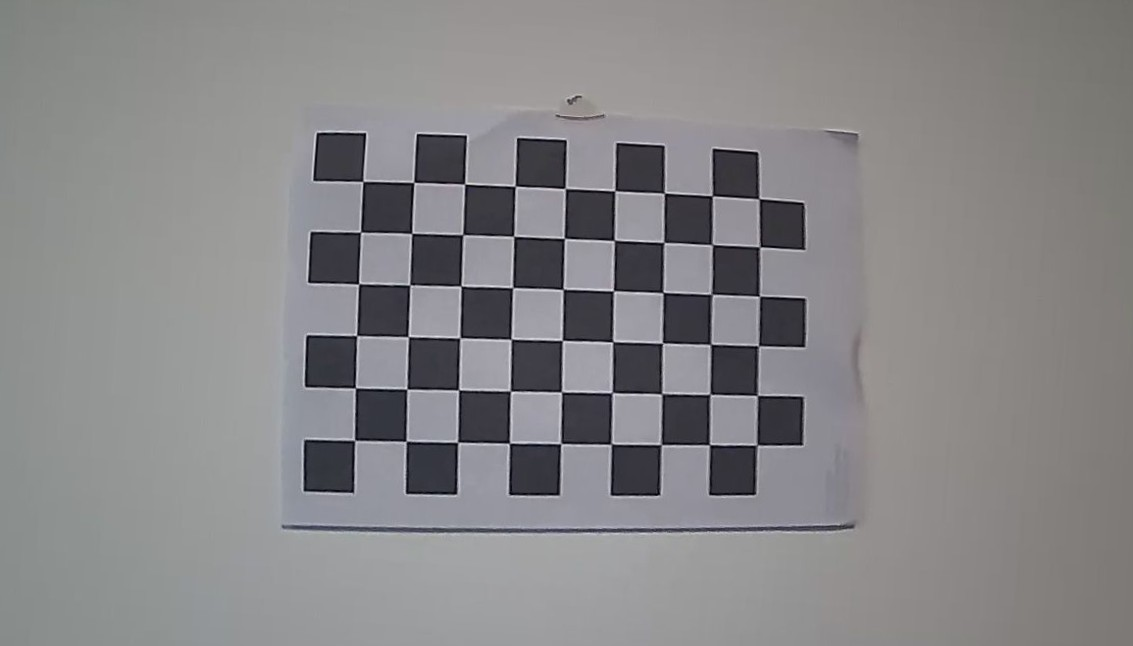
#> input picture data/intrinsic/cam1/img_001.jpg, 1133 x 646 px; its folder holds only this picture in this run
$ python 2_undistorted.py
#> lines starting #> are read from the running program, lines starting #| are printed output that depends on the picture
import os
import glob
import cv2
import numpy as np

camera_matrix1 = np.array([
    [1081.351931279377, 0.0, 503.24308280888977],
    [0.0, 1087.2102580661729, 389.88880849450794],
    [0.0, 0.0, 1.0]
])
dist_coeffs1 = np.array([
    -0.38495725519585405,
    0.29131295558148523,
    -0.0009713217982991812,
    -0.0006500813492399818,
    -0.1137841215152717
])

camera_matrix2 = np.array([
    [1084.5581207020903, 0.0, 396.9566288777321],
    [0.0, 1096.4221539054233, 394.12188684102887],
    [0.0, 0.0, 1.0]
])
dist_coeffs2 = np.array([
    -0.4342501698447082,
    0.4374503110656183,
    -0.0015619894083689551,
    0.0036684626844795767,
    -0.24472922059690175
])

input_dir_cam1 = '/Users/judyhuang/Downloads/MultiSensor-Fusion-main/data/intrinsic/cam1'
input_dir_cam2 = '/Users/judyhuang/Downloads/MultiSensor-Fusion-main/data/intrinsic/cam2'
output_dir_cam1 = '/Users/judyhuang/Downloads/MultiSensor-Fusion-main/data/intrinsic/undistorted_cam1'
output_dir_cam2 = '/Users/judyhuang/Downloads/MultiSensor-Fusion-main/data/intrinsic/undistorted_cam2'

os.makedirs(output_dir_cam1, exist_ok=True)
os.makedirs(output_dir_cam2, exist_ok=True)

image_paths_cam1 = sorted(glob.glob(os.path.join(input_dir_cam1, '*.jpg')))

for i in range(len(image_paths_cam1)):
    image_path_cam1 = image_paths_cam1[i]
    filename_cam1 = os.path.basename(image_path_cam1)

    image_path_cam2 = os.path.join(input_dir_cam2, filename_cam1)
    if not os.path.exists(image_path_cam2):
        print(f"[WARNING] No matching cam2 image for: {filename_cam1}")
        continue

    img1 = cv2.imread(image_path_cam1)
#> img1 is the input picture: shape (646, 1133, 3); mean B, G, R 135.6, 134.1, 135.1
    img2 = cv2.imread(image_path_cam2)

    if img1 is None or img2 is None:
        print(f"[ERROR] Could not load image pair: {filename_cam1}")
        continue

    h1, w1 = img1.shape[:2]
#> h1 = 646; w1 = 1133
    new_camera_matrix1, _ = cv2.getOptimalNewCameraMatrix(
        camera_matrix1, dist_coeffs1, (w1, h1), 1, (w1, h1)
    )
    undistorted1 = cv2.undistort(img1, camera_matrix1, dist_coeffs1, None, new_camera_matrix1)
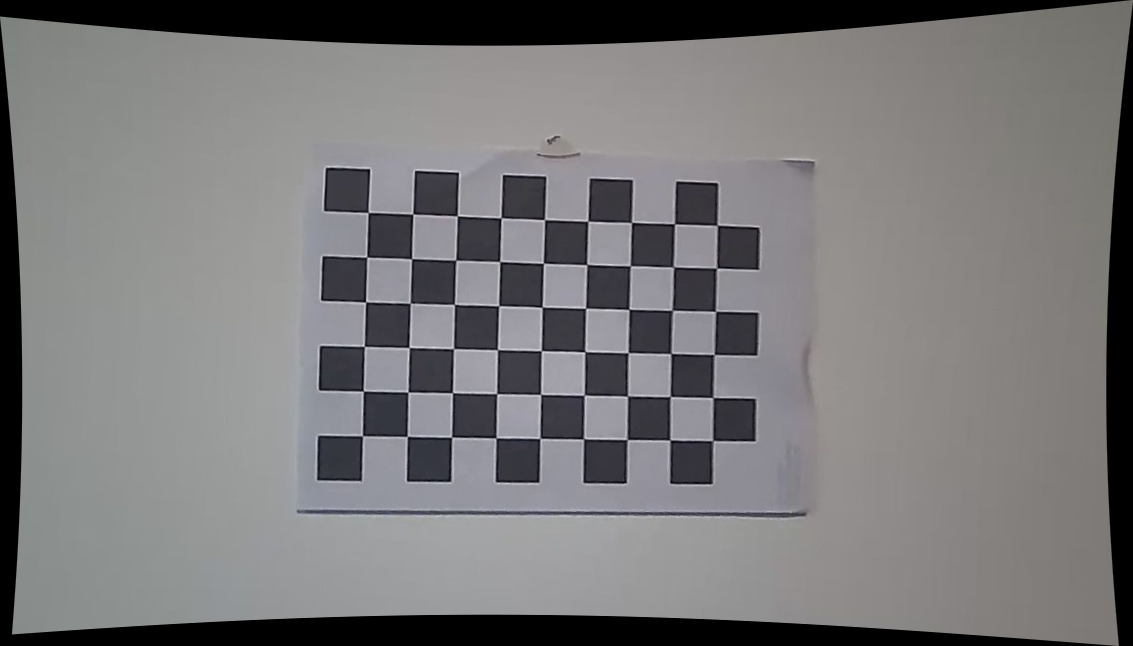
#> undistorted1: shape (646, 1133, 3); mean B, G, R 120.1, 119.3, 120.3

    h2, w2 = img2.shape[:2]
#> h2 = 646; w2 = 1133
    new_camera_matrix2, _ = cv2.getOptimalNewCameraMatrix(
        camera_matrix2, dist_coeffs2, (w2, h2), 1, (w2, h2)
    )
    undistorted2 = cv2.undistort(img2, camera_matrix2, dist_coeffs2, None, new_camera_matrix2)
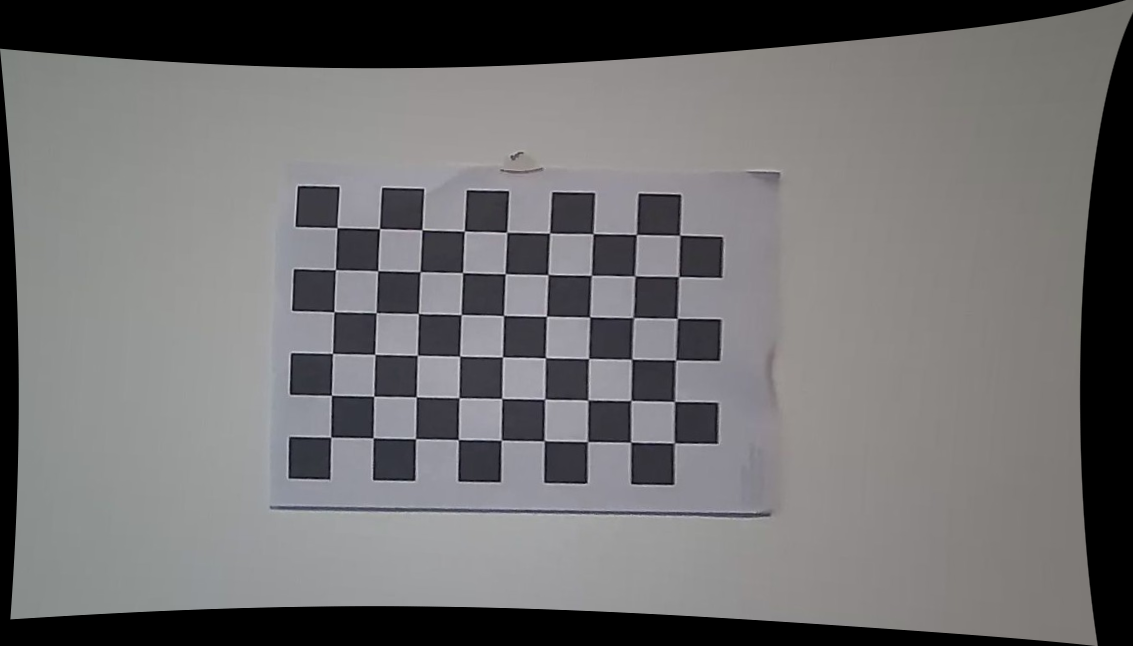
#> undistorted2: shape (646, 1133, 3); mean B, G, R 112.2, 111.5, 112.5

    save_path_cam1 = os.path.join(output_dir_cam1, filename_cam1)
    save_path_cam2 = os.path.join(output_dir_cam2, filename_cam1)
    cv2.imwrite(save_path_cam1, undistorted1)
    cv2.imwrite(save_path_cam2, undistorted2)

    print(f"[INFO] Saved undistorted cam1 image: {save_path_cam1}")
    print(f"[INFO] Saved undistorted cam2 image: {save_path_cam2}")

$ run again, on data/intrinsic/cam1/img_003.jpg.jpg
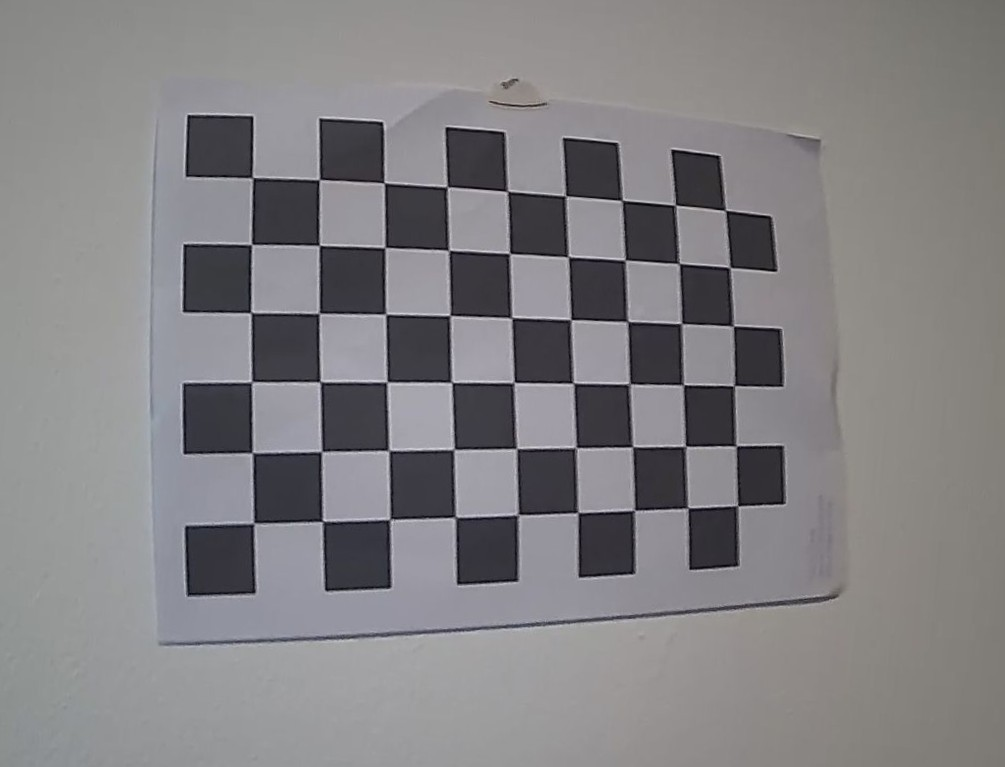
#> input picture data/intrinsic/cam1/img_003.jpg.jpg, 1005 x 767 px
#> img1 is the input picture: shape (767, 1005, 3); mean B, G, R 131.2, 129, 130.6
#> `undistorted1 = cv2.undistort(img1, camera_matrix1, dist_coeffs1, None,..`:
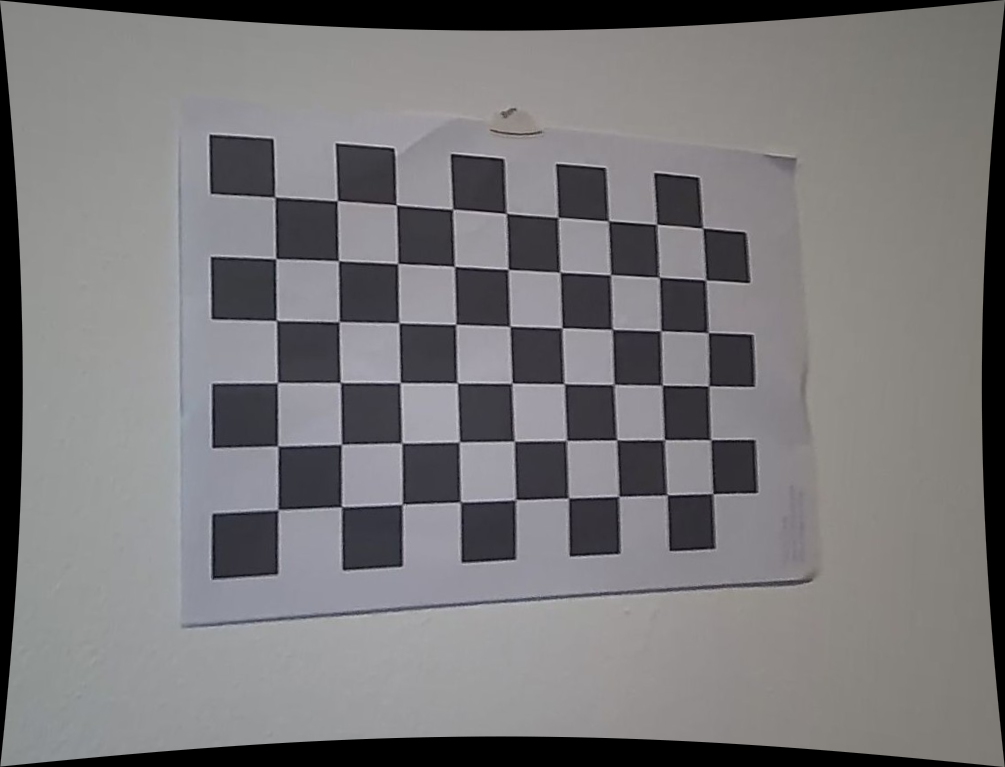
#> undistorted1: shape (767, 1005, 3); mean B, G, R 121.2, 119.6, 121
#> `undistorted2 = cv2.undistort(img2, camera_matrix2, dist_coeffs2, None,..`:
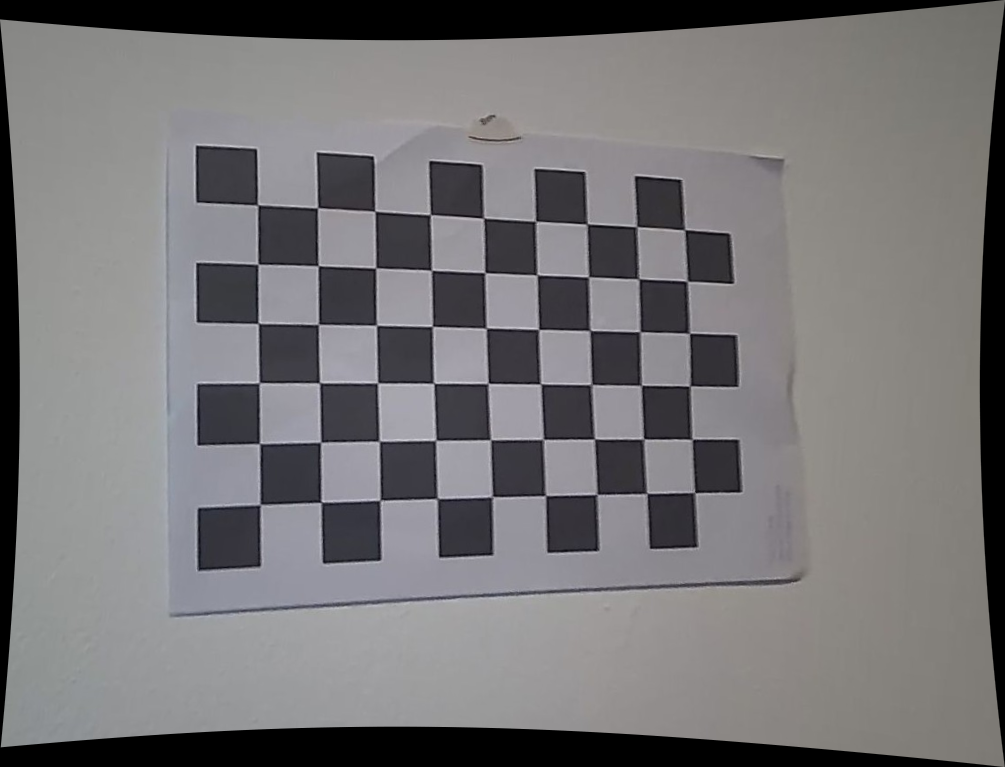
#> undistorted2: shape (767, 1005, 3); mean B, G, R 118, 116.5, 118

$ run again, on data/intrinsic/cam1/img_004.jpg
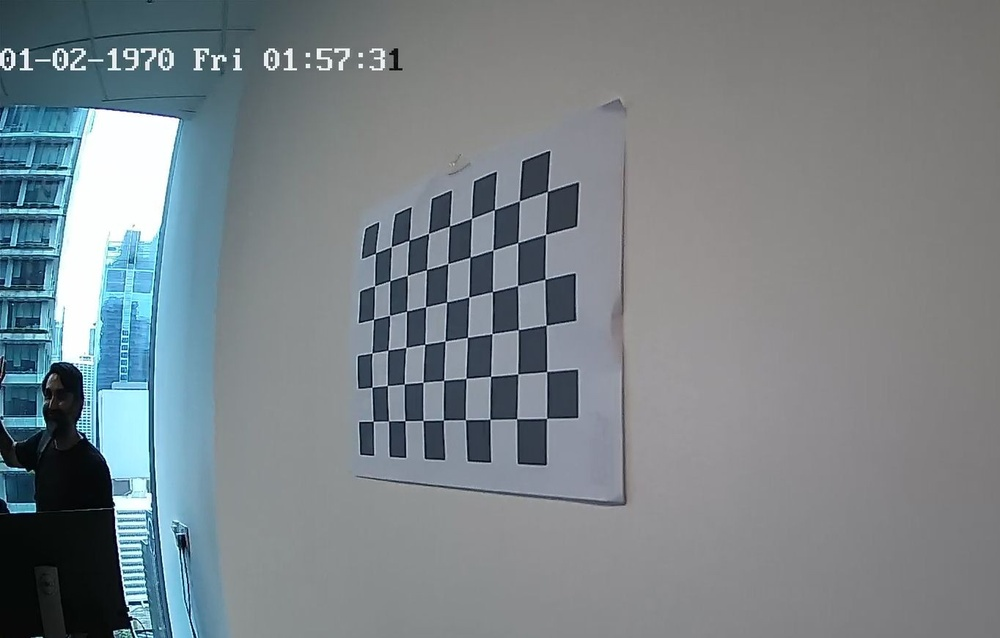
#> input picture data/intrinsic/cam1/img_004.jpg, 1000 x 638 px, shrunk from 1364 x 870 before the run
#> img1 is the input picture: shape (638, 1000, 3); mean B, G, R 136.6, 131.6, 122.4
#> `undistorted1 = cv2.undistort(img1, camera_matrix1, dist_coeffs1, None,..`:
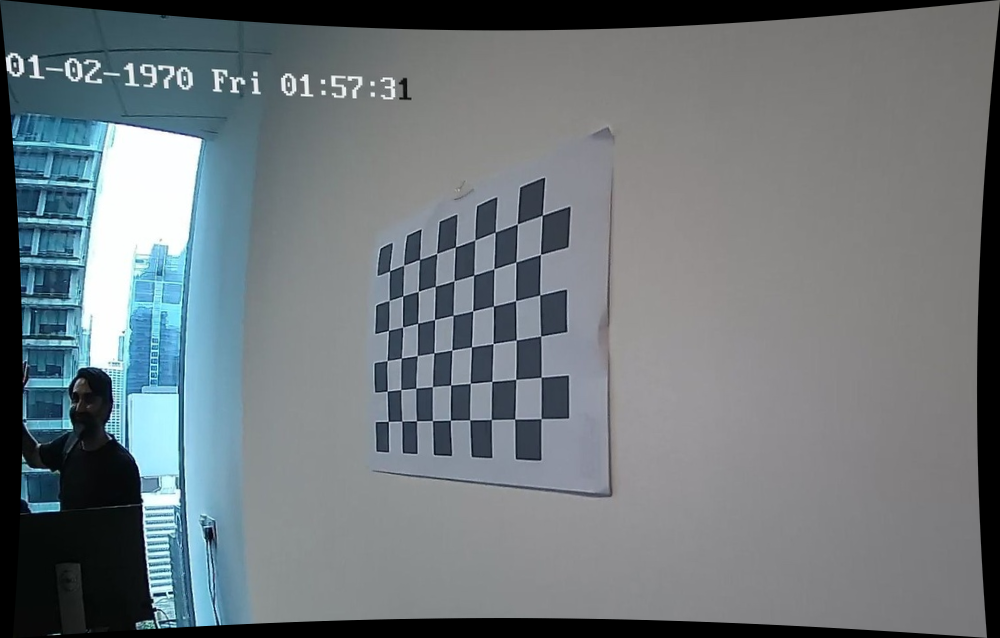
#> undistorted1: shape (638, 1000, 3); mean B, G, R 124.4, 119.8, 111
#> `undistorted2 = cv2.undistort(img2, camera_matrix2, dist_coeffs2, None,..`:
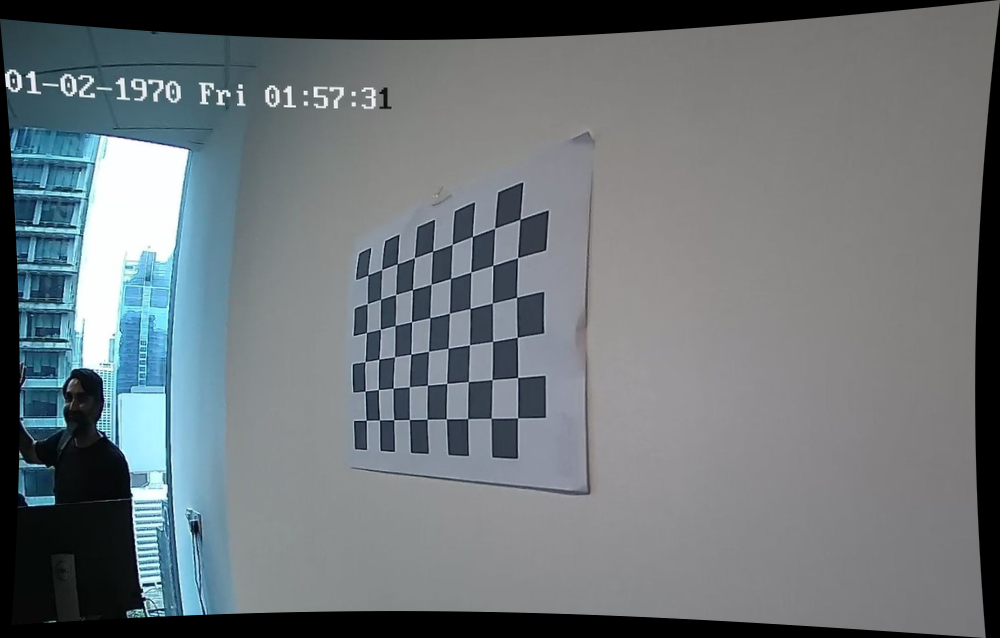
#> undistorted2: shape (638, 1000, 3); mean B, G, R 121.3, 117.1, 109.1

$ run again, on data/intrinsic/cam1/img_002.jpg
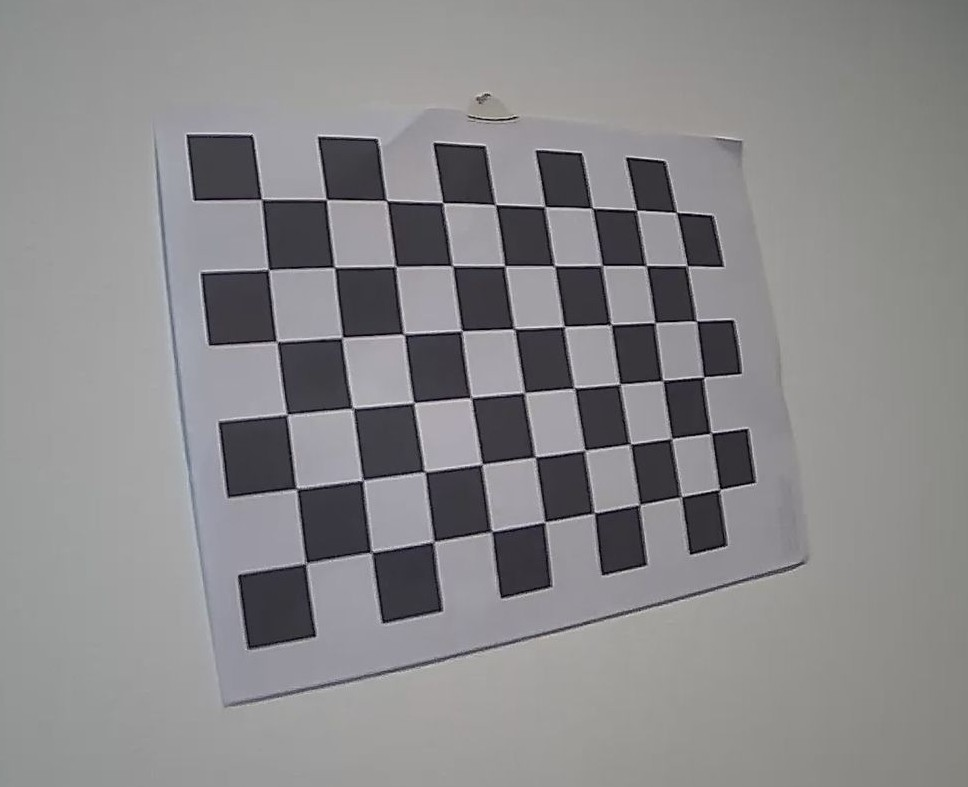
#> input picture data/intrinsic/cam1/img_002.jpg, 968 x 787 px
#> img1 is the input picture: shape (787, 968, 3); mean B, G, R 138.2, 136.6, 137.4
#> `undistorted1 = cv2.undistort(img1, camera_matrix1, dist_coeffs1, None,..`:
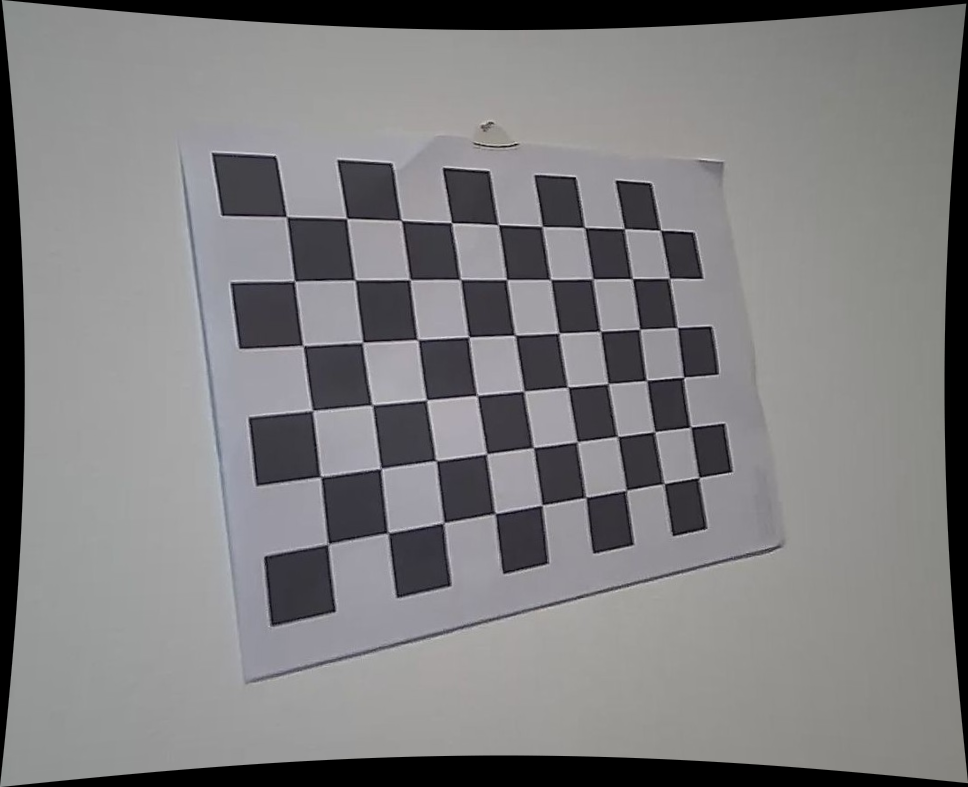
#> undistorted1: shape (787, 968, 3); mean B, G, R 127.3, 126.1, 126.8
#> `undistorted2 = cv2.undistort(img2, camera_matrix2, dist_coeffs2, None,..`:
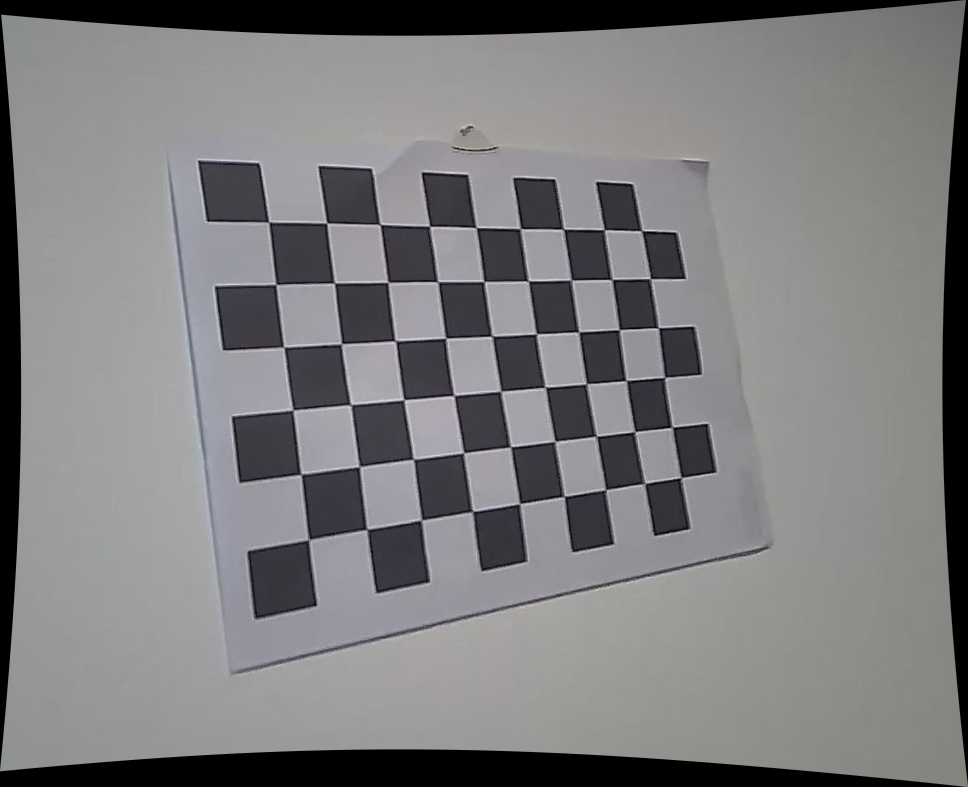
#> undistorted2: shape (787, 968, 3); mean B, G, R 125.4, 124.3, 125
